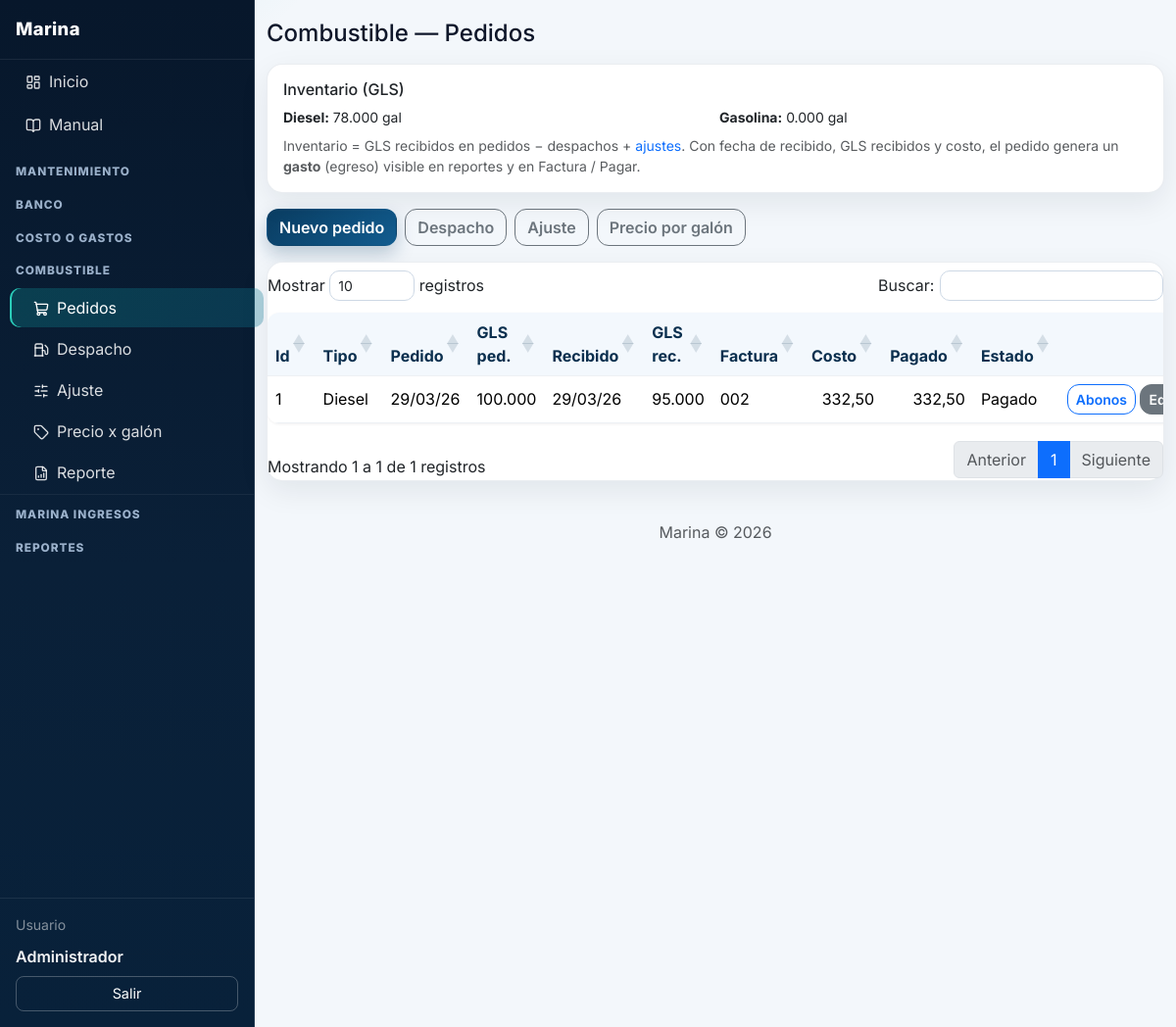
The page /index.php?p=combustible-pedidos (signed in) on the database its author committed.
### tables this page shows
CREATE TABLE IF NOT EXISTS combustible_pedidos (
  id INT UNSIGNED AUTO_INCREMENT PRIMARY KEY,
  tipo_combustible VARCHAR(20) NOT NULL,
  fecha_pedido DATE NOT NULL,
  gls_pedido DECIMAL(14,3) NOT NULL DEFAULT 0,
  fecha_recibido DATE NULL,
  gls_recibido DECIMAL(14,3) NULL,
  numero_factura VARCHAR(100) NULL,
  estado_pago VARCHAR(20) NOT NULL DEFAULT 'por_pagar',
  costo_total DECIMAL(14,2) NOT NULL DEFAULT 0,
  cuenta_id INT UNSIGNED NULL,
  gasto_id INT UNSIGNED NULL COMMENT 'Gasto egreso costo al recibir',
  observaciones TEXT NULL,
  created_at DATETIME NOT NULL DEFAULT CURRENT_TIMESTAMP,
  updated_at DATETIME NOT NULL DEFAULT CURRENT_TIMESTAMP ON UPDATE CURRENT_TIMESTAMP,
  created_by INT UNSIGNED NULL,
  updated_by INT UNSIGNED NULL,
  FOREIGN KEY (cuenta_id) REFERENCES cuentas(id) ON DELETE SET NULL,
  FOREIGN KEY (gasto_id) REFERENCES gastos(id) ON DELETE SET NULL
);

### index.php (called while the page is built, shortened)
<?php
require_once __DIR__ . '/includes/funciones.php';
$p = trim($_GET['p'] ?? 'dashboard');
$p = preg_replace('/[^a-z0-9_-]/', '', $p) ?: 'dashboard';
$pagina = __DIR__ . '/pages/' . $p . '.php';
require $pagina;

### includes/funciones.php (called while the page is built, shortened)
<?php
function e(string $s): string {
    return htmlspecialchars($s, ENT_QUOTES, 'UTF-8');
}
function fechaFormato(?string $fecha, string $formato = MARINA_FMT_FECHA_PANTALLA): string {
    $t = strtotime($fecha);
    return $t ? date($formato, $t) : $fecha;
}
function dinero(float $n): string {
    return number_format($n, 2, ',', '.');
}

### includes/combustible_helpers.php (called while the page is built, shortened)
<?php
function marina_combustible_inventario_por_tipo(PDO $pdo): array
{
    $inv = ['diesel' => 0.0, 'gasolina' => 0.0];
    try {
        $st = $pdo->query("
            SELECT tipo_combustible, COALESCE(SUM(gls_recibido), 0) AS r
            FROM combustible_pedidos
            WHERE fecha_recibido IS NOT NULL AND gls_recibido IS NOT NULL AND gls_recibido > 0
            GROUP BY tipo_combustible
        ");
        while ($row = $st->fetch(PDO::FETCH_ASSOC)) {
            $t = strtolower((string) ($row['tipo_combustible'] ?? ''));
            if (isset($inv[$t])) {
                $inv[$t] += (float) $row['r'];
            }
        }
        $st2 = $pdo->query('SELECT tipo_combustible, COALESCE(SUM(gls), 0) AS d FROM combustible_despachos GROUP BY tipo_combustible');
        while ($row = $st2->fetch(PDO::FETCH_ASSOC)) {
            $t = strtolower((string) ($row['tipo_combustible'] ?? ''));
            if (isset($inv[$t])) {
                $inv[$t] -= (float) $row['d'];
            }
        }
    } catch (Throwable $e) {
        return $inv;
    }
    try {
        $st3 = $pdo->query('SELECT tipo_combustible, COALESCE(SUM(gls_delta), 0) AS a FROM combustible_ajustes GROUP BY tipo_combustible');
        while ($row = $st3->fetch(PDO::FETCH_ASSOC)) {
            $t = strtolower((string) ($row['tipo_combustible'] ?? ''));
            if (isset($inv[$t])) {
                $inv[$t] += (float) $row['a'];
            }
        }
    } catch (Throwable $e) {
    }
    return $inv;
}

### pages/combustible-pedidos.php (the view, shortened to what this page needs)
<?php
$pdo = getDb();
require_once __DIR__ . '/../includes/combustible_helpers.php';
$inv = marina_combustible_inventario_por_tipo($pdo);
require_once __DIR__ . '/../includes/layout.php';
?>
<h1 class="h4 mb-3">Combustible — Pedidos</h1>
<div class="card p-3 mb-3">
    <h2 class="h6 mb-2">Inventario (GLS)</h2>
    <div class="row g-2 small">
        <?php foreach (MARINA_COMB_TIPOS as $k => $lab): ?>
            <div class="col-md-6">
                <strong><?= e($lab) ?>:</strong>
                <?= number_format($inv[$k] ?? 0, 3, '.', ',') ?> gal
            </div>
        <?php endforeach; ?>
    </div>
    <p class="text-muted small mb-0 mt-2">Inventario = GLS recibidos en pedidos − despachos + <a href="<?= MARINA_URL ?>/index.php?p=combustible-ajuste">ajustes</a>. Con fecha de recibido, GLS recibidos y costo, el pedido genera un <strong>gasto</strong> (egreso) visible en reportes y en Factura / Pagar.</p>
</div>
<div class="toolbar d-flex flex-wrap gap-2 mb-3">
    <button type="button" class="btn btn-primary" id="btnNuevoPedido">Nuevo pedido</button>
    <a class="btn btn-outline-secondary" href="<?= MARINA_URL ?>/index.php?p=combustible-despacho">Despacho</a>
    <a class="btn btn-outline-secondary" href="<?= MARINA_URL ?>/index.php?p=combustible-ajuste">Ajuste</a>
    <a class="btn btn-outline-secondary" href="<?= MARINA_URL ?>/index.php?p=combustible-precios">Precio por galón</a>
</div>
<div class="card p-0">
    <div class="table-responsive">
        <table class="table table-hover align-middle mb-0">
            <thead>
                <tr>
                    <th>Id</th><th>Tipo</th><th>Pedido</th><th>GLS ped.</th><th>Recibido</th><th>GLS rec.</th><th>Factura</th><th>Costo</th><th>Pagado</th><th>Estado</th><th></th>
                </tr>
            </thead>
            <tbody>
            <?php
            $sql = "
                SELECT p.*,
                  (SELECT COALESCE(SUM(monto),0) FROM combustible_pedido_pagos x WHERE x.pedido_id = p.id) AS sum_pagado
                FROM combustible_pedidos p
                ORDER BY p.fecha_pedido DESC, p.id DESC
            ";
            $st = $pdo->query($sql);
            while ($r = $st->fetch(PDO::FETCH_ASSOC)):
                $sumP = (float) ($r['sum_pagado'] ?? 0);
            ?>
                <tr>
                    <td><?= (int) $r['id'] ?></td>
                    <td><?= e(MARINA_COMB_TIPOS[$r['tipo_combustible']] ?? $r['tipo_combustible']) ?></td>
                    <td><?= fechaFormato($r['fecha_pedido']) ?></td>
                    <td class="text-end"><?= e((string) $r['gls_pedido']) ?></td>
                    <td><?= $r['fecha_recibido'] ? fechaFormato($r['fecha_recibido']) : '—' ?></td>
                    <td class="text-end"><?= $r['gls_recibido'] !== null ? e((string) $r['gls_recibido']) : '—' ?></td>
                    <td><?= e($r['numero_factura'] ?? '') ?></td>
                    <td class="text-end"><?= dinero((float) $r['costo_total']) ?></td>
                    <td class="text-end"><?= dinero($sumP) ?></td>
                    <td><?= ($r['estado_pago'] ?? '') === 'pagado' ? 'Pagado' : 'Por pagar' ?></td>
                    <td class="text-nowrap">
                        <a class="btn btn-sm btn-outline-primary" href="<?= MARINA_URL ?>/index.php?p=combustible-pedidos&abonos=<?= (int) $r['id'] ?>">Abonos</a>
                        <button type="button" class="btn btn-sm btn-secondary btn-editar-pedido"
                            data-pedido="<?= htmlspecialchars(json_encode([
                                'id' => (int) $r['id'],
                                'tipo_combustible' => $r['tipo_combustible'],
                                'fecha_pedido' => $r['fecha_pedido'],
                                'gls_pedido' => (string) $r['gls_pedido'],
                                'fecha_recibido' => $r['fecha_recibido'] ?? '',
                                'gls_recibido' => $r['gls_recibido'] !== null ? (string) $r['gls_recibido'] : '',
                                'numero_factura' => (string) ($r['numero_factura'] ?? ''),
                                'costo_total' => (string) $r['costo_total'],
                                'cuenta_id' => (int) ($r['cuenta_id'] ?? 0),
                                'observaciones' => (string) ($r['observaciones'] ?? ''),
                            ], JSON_UNESCAPED_UNICODE), ENT_QUOTES, 'UTF-8') ?>">Editar</button>
                    </td>
                </tr>
            <?php endwhile; ?>
            </tbody>
        </table>
    </div>
</div>
<?php require_once __DIR__ . '/../includes/footer.php'; ?>

### assets/css/estilos.css (style rules this page uses)
body { font-family: system-ui, -apple-system, Segoe UI, Roboto, Arial, sans-serif; background: #f4f6f9; }
.toolbar { margin-bottom: 1rem; }
table { background: #fff; border-radius: .75rem; overflow: hidden; box-shadow: 0 1px 3px rgba(0, 0, 0, 0.06); }
th, td { padding: .75rem 1rem; border-bottom: 1px solid #edf0f4; }
th { background: #f8fafc; font-weight: 700; }
.dataTables_wrapper table.dataTable { margin-top: .25rem !important; margin-bottom: .25rem !important; }
:root { --bg-main: #f3f7fb; --surface: #ffffff; --surface-soft: #f8fbff; --text-main: #0f172a; --text-soft: #64748b; --brand-1: #0a3d62; --brand-2: #0ea5a6; --ok: #0f9f64; --danger: #d14343; --radius-lg: 16px; --radius-md: 12px; --shadow-soft: 0 10px 30px rgba(15, 23, 42, 0.08); }
body { font-family: "Inter", system-ui, -apple-system, Segoe UI, Roboto, Arial, sans-serif; color: var(--text-main); background: radial-gradient(1200px 600px at -10% -10%, rgba(14, 165, 166, 0.16), transparent 40%), radial-gradient(900px 500px at 120% -20%, rgba(10, 61, 98, 0.2), transparent 35%), var(--bg-main); }
.card { border: 1px solid rgba(148, 163, 184, 0.2); border-radius: var(--radius-lg); box-shadow: var(--shadow-soft); }
.btn { border-radius: 12px; font-weight: 600; transition: transform .16s ease, box-shadow .16s ease, opacity .16s ease; }
.btn-primary { background: linear-gradient(135deg, var(--brand-1), #125c8f); border-color: transparent; box-shadow: 0 8px 18px rgba(10, 61, 98, .25); }
.dataTables_wrapper table.dataTable thead th { background: #f3f8fd !important; color: #0a2f4e; }

### rows shown on the page
combustible_pedidos: id "1", tipo_combustible "Diesel", fecha_pedido "29/03/26", gls_pedido "100.000", fecha_recibido "29/03/26", gls_recibido "95.000", numero_factura "002", costo_total "332,50", sumP "332,50", estado_pago "Pagado"

### other values the page prints
$nombre_usuario "Administrador"
$lab "Diesel"
$inv[$k] "78.000"
$lab "Gasolina"
$inv[$k] "0.000"
